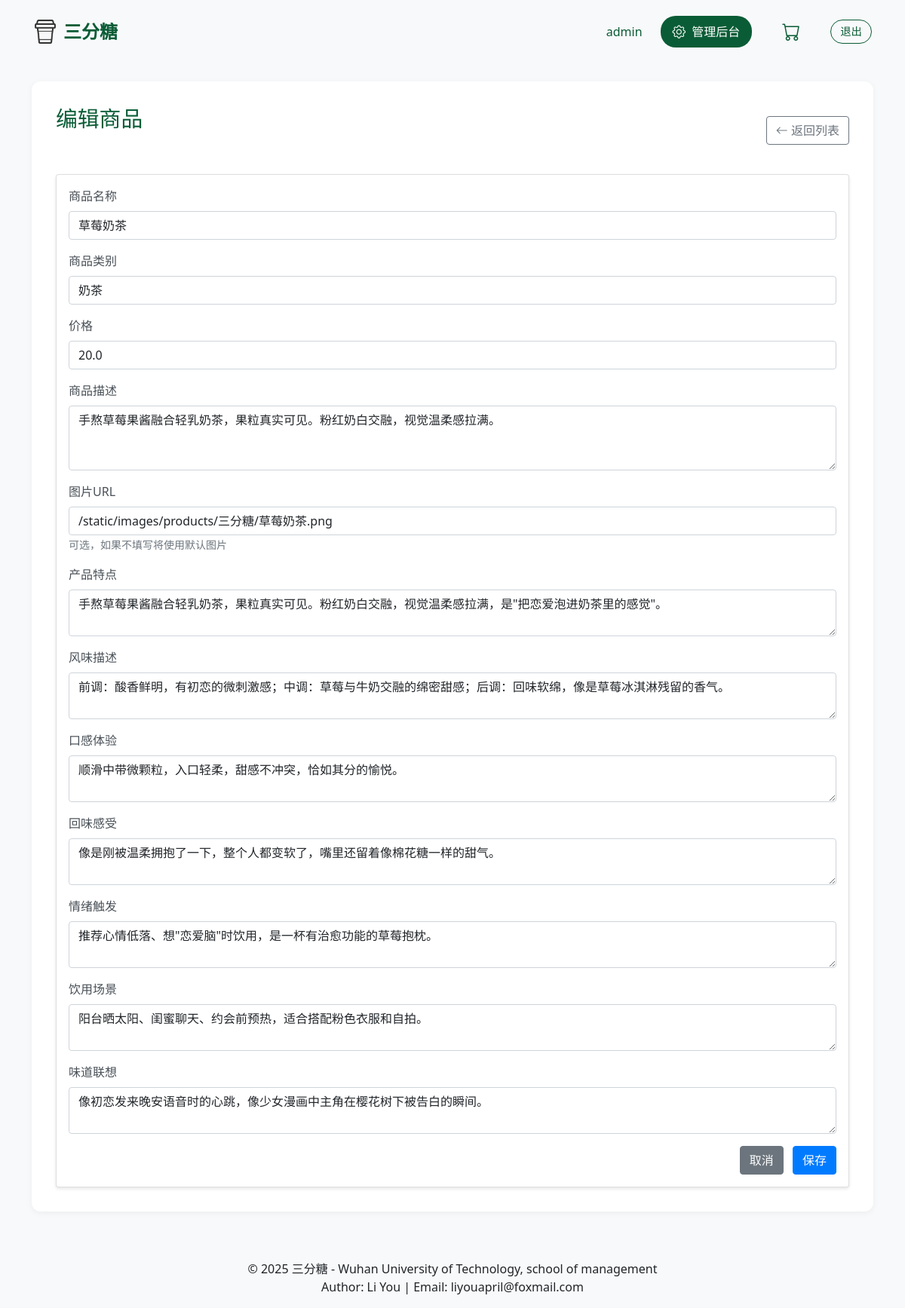
Page /admin/product/2/edit (signed in) on the committed database.
### app/models/models.py (models this page shows)
class User(UserMixin, db.Model):
    id = db.Column(db.Integer, primary_key=True)
    username = db.Column(db.String(80), unique=True, nullable=False)
    password = db.Column(db.String(120), nullable=False)
    is_admin = db.Column(db.Boolean, default=False)
    created_at = db.Column(db.DateTime, default=datetime.utcnow)

class Product(db.Model):
    id = db.Column(db.Integer, primary_key=True)
    name = db.Column(db.String(100), nullable=False)
    category = db.Column(db.String(50), nullable=False)
    price = db.Column(db.Float, nullable=False)
    description = db.Column(db.Text)
    image_url = db.Column(db.String(200))
    created_at = db.Column(db.DateTime, default=datetime.utcnow)
    updated_at = db.Column(db.DateTime, default=datetime.utcnow, onupdate=datetime.utcnow)
    product_features = db.Column(db.Text)  # 产品特点
    objective_analysis = db.Column(db.Text)  # 客观参数分析
    drinking_suggestions = db.Column(db.Text)  # 科学饮用建议
    ingredients = db.Column(db.Text)  # 配料表
    origin = db.Column(db.Text)  # 产地信息
    specifications = db.Column(db.Text)  # 规格参数
    suitable_crowd = db.Column(db.Text)  # 适宜人群
    flavor_profile = db.Column(db.Text)    # 口味分析
    texture_description = db.Column(db.Text)  # 口感描述
    after_taste = db.Column(db.Text)       # 饮后感受
    mood_trigger = db.Column(db.Text)      # 情绪触发
    drinking_scenario = db.Column(db.Text)  # 饮用场景建议
    flavor_association = db.Column(db.Text)  # 风味联想

### app/routes/admin.py (the view)
@admin.route('/product/<int:id>/edit')
@login_required
@admin_required
def edit_product(id):
    product = Product.query.get_or_404(id)
    return render_template('admin/edit_product.html', product=product)

### app/__init__.py (called while the page is built)
def create_app():
    app = Flask(__name__)
    app.config.from_object('config.Config')
    db.init_app(app)
    login_manager.init_app(app)
    login_manager.login_view = 'auth.login'
    login_manager.login_message = None  # 禁用默认的登录提示消息
    @login_manager.user_loader
    def load_user(user_id):
        from app.models.models import User
        return User.query.get(int(user_id))
    from app.routes import main, auth, admin
    app.register_blueprint(main.bp)
    app.register_blueprint(auth.bp)
    app.register_blueprint(admin.admin, url_prefix='/admin')
    with app.app_context():
        db.create_all()
    return app

### app/routes/admin.py (called while the page is built)
def admin_required(f):
    @wraps(f)
    def decorated_function(*args, **kwargs):
        if not current_user.is_authenticated or not current_user.is_admin:
            return jsonify({'status': 'error', 'message': '需要管理员权限'}), 403
        return f(*args, **kwargs)
    return decorated_function

### app/templates/admin/edit_product.html (shortened to what this page needs)
{% extends "base.html" %}
{% block content %}
<div class="admin-dashboard">
    <div class="d-flex justify-content-between align-items-center mb-4">
        <h1 class="dashboard-title">编辑商品</h1>
        <a href="{{ url_for('admin.products') }}" class="btn btn-outline-secondary">
            <i class="bi bi-arrow-left"></i> 返回列表
        </a>
    </div>
    <div class="card">
        <div class="card-body">
            <form id="editProductForm">
                <div class="mb-3">
                    <label class="form-label">商品名称</label>
                    <input type="text" class="form-control" name="name" value="{{ product.name }}" required>
                </div>
                <div class="mb-3">
                    <label class="form-label">商品类别</label>
                    <input type="text" class="form-control" name="category" value="{{ product.category }}" required>
                </div>
                <div class="mb-3">
                    <label class="form-label">价格</label>
                    <input type="number" class="form-control" name="price" step="0.01" value="{{ product.price }}" required>
                </div>
                <div class="mb-3">
                    <label class="form-label">商品描述</label>
                    <textarea class="form-control" name="description" rows="3" required>{{ product.description }}</textarea>
                </div>
                <div class="mb-3">
                    <label class="form-label">图片URL</label>
                    <input type="text" class="form-control" name="image_url" value="{{ product.image_url }}">
                    <small class="form-text text-muted">可选，如果不填写将使用默认图片</small>
                </div>
                <div class="mb-3">
                    <label class="form-label">产品特点</label>
                    <textarea class="form-control" name="product_features" rows="2">{{ product.product_features }}</textarea>
                </div>
                <div class="mb-3">
                    <label class="form-label">风味描述</label>
                    <textarea class="form-control" name="flavor_profile" rows="2">{{ product.flavor_profile }}</textarea>
                </div>
                <div class="mb-3">
                    <label class="form-label">口感体验</label>
                    <textarea class="form-control" name="texture_description" rows="2">{{ product.texture_description }}</textarea>
                </div>
                <div class="mb-3">
                    <label class="form-label">回味感受</label>
                    <textarea class="form-control" name="after_taste" rows="2">{{ product.after_taste }}</textarea>
                </div>
                <div class="mb-3">
                    <label class="form-label">情绪触发</label>
                    <textarea class="form-control" name="mood_trigger" rows="2">{{ product.mood_trigger }}</textarea>
                </div>
                <div class="mb-3">
                    <label class="form-label">饮用场景</label>
                    <textarea class="form-control" name="drinking_scenario" rows="2">{{ product.drinking_scenario }}</textarea>
                </div>
                <div class="mb-3">
                    <label class="form-label">味道联想</label>
                    <textarea class="form-control" name="flavor_association" rows="2">{{ product.flavor_association }}</textarea>
                </div>
                <div class="text-end">
                    <button type="button" class="btn btn-secondary me-2" onclick="history.back()">取消</button>
                    <button type="submit" class="btn btn-primary">保存</button>
                </div>
            </form>
        </div>
    </div>
</div>
{% endblock %}

### app/templates/base.html (shortened to what this page needs)
<!DOCTYPE html>
<html lang="zh">
<head>
    <link href="https://cdn.jsdelivr.net/npm/bootstrap@5.1.3/dist/css/bootstrap.min.css" rel="stylesheet">
    <link rel="stylesheet" href="https://cdn.jsdelivr.net/npm/bootstrap-icons@1.7.2/font/bootstrap-icons.css">
    <link rel="stylesheet" href="https://cdn.datatables.net/1.11.5/css/dataTables.bootstrap5.min.css">
    <link rel="stylesheet" href="{{ url_for('static', filename='css/style.css') }}">
</head>
<body>
    <nav class="navbar navbar-expand-lg">
        <div class="container">
            <a class="navbar-brand" href="{{ url_for('main.index') }}">
                <img src="{{ url_for('static', filename='images/icon.png') }}" alt="三分糖" class="brand-icon">
                三分糖
            </a>
            <div class="nav-login-section">
                {% if not current_user.is_authenticated %}
                    <p class="login-text">请登录后购买</p>
                    <a href="{{ url_for('auth.login') }}" class="btn btn-login">登录</a>
                {% else %}
                    <div class="user-info">
                        <span class="user-name">{{ current_user.username }}</span>
                        {% if current_user.is_admin %}
                        <a href="{{ url_for('admin.index') }}" class="btn-admin">
                            <i class="bi bi-gear"></i>
                            管理后台
                        </a>
                        {% endif %}
                        <a class="nav-link cart-icon" href="{{ url_for('main.cart') }}">
                            <i class="bi bi-cart"></i>
                        </a>
                        <a href="{{ url_for('auth.logout') }}" class="btn-logout">退出</a>
                    </div>
                {% endif %}
            </div>
        </div>
    </nav>
    <div class="container mt-4">
        {% block content %}{% endblock %}
    </div>
    <footer class="footer mt-5 py-3 bg-light">
        <div class="container text-center">
            <p class="mb-0">© 2025 三分糖 - Wuhan University of Technology, school of management</p>
            <p class="mb-0">Author: Li You | Email: liyouapril@foxmail.com</p>
        </div>
    </footer>
</body>
</html>

### app/static/css/style.css (style rules this page uses)
body { background-color: #f8f9fa; }
.navbar { box-shadow: none; background-color: transparent !important; padding: 1rem 2rem; }
.navbar-brand { color: #0a5c36 !important; font-size: 1.5rem; font-weight: bold; display: flex; align-items: center; gap: 0.5rem; }
.brand-icon { width: 32px; height: 32px; }
.cart-icon { color: #0a5c36; font-size: 1.5rem; }
.nav-login-section { display: flex; align-items: center; gap: 1rem; }
.user-info { display: flex; align-items: center; gap: 1.5rem; }
.user-name { color: #0a5c36; font-weight: 500; margin: 0; }
.btn-logout { color: #0a5c36; text-decoration: none; font-size: 0.9rem; padding: 0.25rem 0.75rem; border: 1px solid #0a5c36; border-radius: 20px; transition: all 0.3s ease; }
.card { box-shadow: 0 2px 4px rgba(0,0,0,.1); transition: transform 0.2s; }
.btn-primary { background-color: #007bff; border-color: #007bff; }
.admin-dashboard { padding: 2rem; background: #fff; border-radius: 12px; box-shadow: 0 2px 8px rgba(0,0,0,0.05); }
.dashboard-title { color: #0a5c36; margin-bottom: 2rem; font-size: 1.8rem; }
.btn-admin { background: #0a5c36; color: white; padding: 0.5rem 1rem; border-radius: 20px; text-decoration: none; display: flex; align-items: center; gap: 0.5rem; transition: all 0.3s ease; }
.btn-admin i { font-size: 1.1rem; }
.form-label { color: #495057; font-weight: 500; }

### rows in the picture
User: username "admin"
Product: name "草莓奶茶", category "奶茶", price "20.0", description "手熬草莓果酱融合轻乳奶茶，果粒真实可见。粉红奶白交融，视觉温柔感拉满。", image_url "/static/images/products/三分糖/草莓奶茶.png", product_features "手熬草莓果酱融合轻乳奶茶，果粒真实可见。粉红奶白交融，视觉温柔感拉满，是\"把恋爱泡进奶茶里的感觉\"。", flavor_profile "前调：酸香鲜明，有初恋的微刺激感；中调：草莓与牛奶交融的绵密甜感；后调：回味软绵，像是草莓冰淇淋残留的香气。", texture_description "顺滑中带微颗粒，入口轻柔，甜感不冲突，恰如其分的愉悦。", after_taste "像是刚被温柔拥抱了一下，整个人都变软了，嘴里还留着像棉花糖一样的甜气。", mood_trigger "推荐心情低落、想\"恋爱脑\"时饮用，是一杯有治愈功能的草莓抱枕。", drinking_scenario "阳台晒太阳、闺蜜聊天、约会前预热，适合搭配粉色衣服和自拍。", flavor_association "像初恋发来晚安语音时的心跳，像少女漫画中主角在樱花树下被告白的瞬间。"
